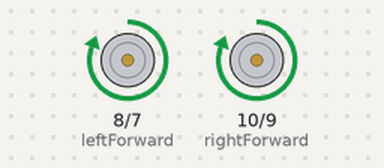
Bench run of a program on a simulated Raspberry Pi (BCM pin numbers). On the bench: motor-driver pin pairs drawn as motors (green arrow = first pin HIGH = forward, orange = second pin HIGH = backward, longer = more drive). At 2.5 s the program stops and its outputs stay as they are.

Above: at 0.1 s.
At 1.1 s:
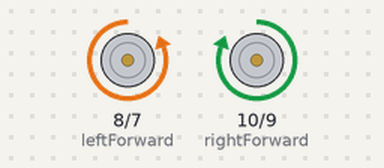
At 1.6 s:
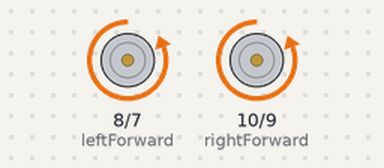
At 2.6 s:
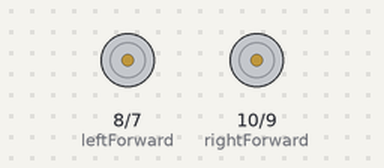
Timing chart, 0 to 4.0 s (numbered marks = the images above):
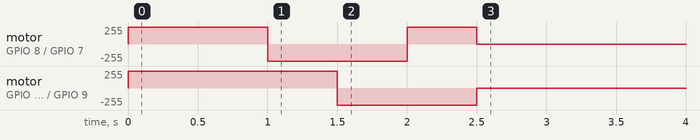

The program:

motors.py
```python
import RPi.GPIO as GPIO
import time

GPIO.setmode(GPIO.BCM)
GPIO.setwarnings(False)

leftBackward = 7
leftForward = 8
rightBackward = 9
rightForward = 10

# set pin mode
GPIO.setup(leftBackward, GPIO.OUT)
GPIO.setup(leftForward, GPIO.OUT)
GPIO.setup(rightBackward, GPIO.OUT)
GPIO.setup(rightForward, GPIO.OUT)

def turn_off_motors():
    GPIO.output(leftBackward, 0)
    GPIO.output(leftForward, 0)
    GPIO.output(rightBackward, 0)
    GPIO.output(rightForward, 0)

def forward():
    GPIO.output(leftBackward, 0)
    GPIO.output(leftForward, 1)
    GPIO.output(rightBackward, 0)
    GPIO.output(rightForward, 1)

def backward():
    GPIO.output(leftBackward, 1)
    GPIO.output(leftForward, 0)
    GPIO.output(rightBackward, 1)
    GPIO.output(rightForward, 0)

def left():
    GPIO.output(leftBackward, 1)
    GPIO.output(leftForward, 0)
    GPIO.output(rightBackward, 0)
    GPIO.output(rightForward, 1)

def right():
    GPIO.output(leftBackward, 0)
    GPIO.output(leftForward, 1)
    GPIO.output(rightBackward, 1)
    GPIO.output(rightForward, 0)

turn_off_motors()
forward()
time.sleep(1)
left()
time.sleep(0.5)
backward()
time.sleep(0.5)
right()
time.sleep(0.5)

#reset and turn off motors
GPIO.cleanup()
```

Measured:
- by itself, motor on GPIO 10 (rightForward) / GPIO 9 (rightBackward): stopped → forward 255/255 at 0.00 s, → backward 255/255 1.5 s later, → stopped 1.0 s later
- by itself, motor on GPIO 8 (leftForward) / GPIO 7 (leftBackward): stopped → forward 255/255 at 0.00 s, → backward 255/255 1.0 s later, → forward 255/255 1.0 s later, → stopped 0.50 s later
